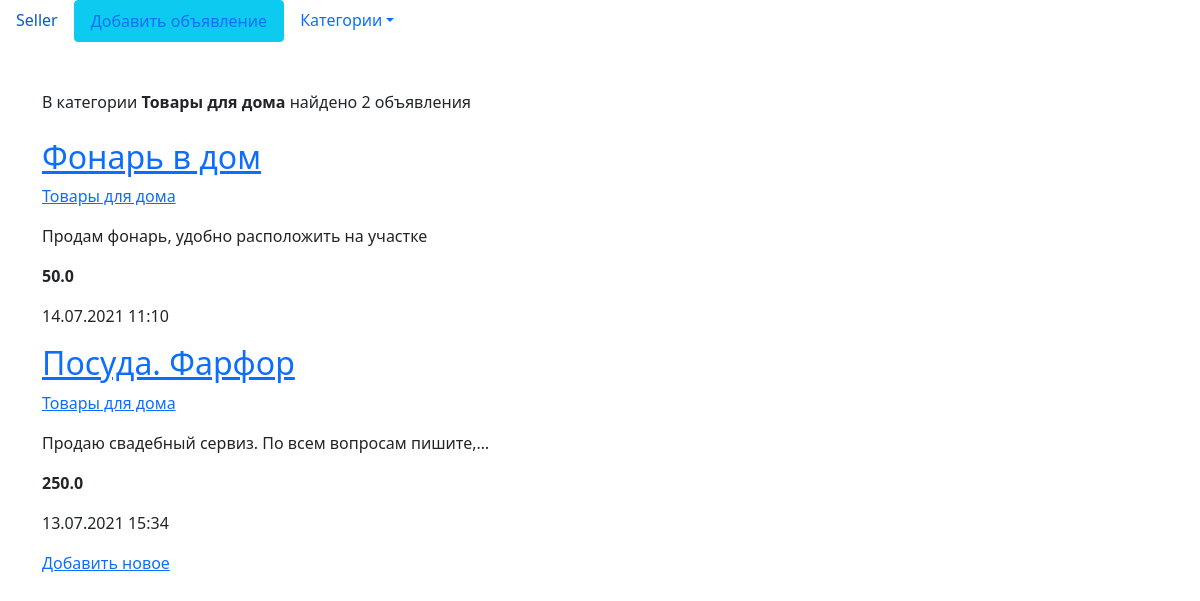
The app's page /5/ with its own data.
### bboard/models.py (models this page shows)
class Rubric(models.Model):
    name = models.CharField(max_length=40, db_index=True, verbose_name='Название')
    def __str__(self):
        return self.name
    class Meta:
        verbose_name = 'Рубрика'
        verbose_name_plural = 'Рубрики'
        ordering = ['name']

class Bb(models.Model):
    title = models.CharField(max_length=50, verbose_name='Заголовок')
    rubric = models.ForeignKey('Rubric', null=True, on_delete=models.PROTECT, verbose_name='Рубрика')
    description = models.TextField(null=True, blank=True, verbose_name='Описание')
    price = models.FloatField(null=True, blank=True, verbose_name='Цена')
    date = models.DateTimeField(auto_now_add=True, db_index=True, verbose_name='Дата публикации')
    class CITIES(models.TextChoices):
        KYIV = 'kyi', 'Киев'
        ODESSA = 'ode', 'Одесса'
        DNIPRO = 'dni', 'Днепр'
        __empty__ = '---------'
    city = models.CharField(max_length=3, choices=CITIES.choices)
    class Meta:
        verbose_name = 'Объявление'
        verbose_name_plural = 'Объявления'
        ordering = ['-date']
        unique_together = (('title', 'date'),
                           ('title', 'rubric', 'date'))

### bboard/views.py (the view)
# urls.py: path('<int:rubric_id>/', views.byRubricView.as_view(), name='rubric'),
class byRubricView(TemplateView):
    template_name = 'bboard/by_rubric.html'
    def get_context_data(self, **kwargs):
        context = super().get_context_data(**kwargs)
        context['items'] = Bb.objects.filter(rubric=context['rubric_id'])
        context['rubrics'] = Rubric.objects.all()
        context['current_rubric'] = Rubric.objects.get(pk=context['rubric_id'])
        check_word = int(str(len(context['items']))[0])
        if check_word == 1:
            check_word = 'объявление'
        elif check_word in [2, 3, 4]:
            check_word = 'объявления'
        else:
            check_word = 'объявлений'
        context['posts'] = check_word
        return context

### bboard/templates/bboard/by_rubric.html (shortened to what this page needs)
{% extends 'bboard/base.html' %}
{% block content %}
    {% with counter=items.count %}
        В категории <strong>{{ current_rubric }}</strong>
        найдено {{ counter }} {{ posts }}
    <br><br>
    {% endwith %}
    {% for item in items %}
        <h2><a href="{% url 'detail' pk=item.pk %}">{{ item.title }}</a></h2>
        <p><a href="{% url 'rubric' item.rubric.pk %}">{{ item.rubric }}</a></p>
        <p>{{ item.description|truncatechars:'50' }}</p>
        <p><strong>{{ item.price }}</strong></p>
        <p>{{ item.date|date:"d.m.Y H:i" }}</p>
    {% empty %}
        <h1>В категории <em>{{ current_rubric }}</em> пока еще нет постов...</h1>
    {% endfor %}
    <a href="{% url 'add' %}">Добавить новое</a>
{% endblock %}

### records on screen
Rubric: name "Товары для дома"
Bb: title "Фонарь в дом", rubric "Товары для дома", description "Продам фонарь, удобно расположить на участке", price "50.0", date "14.07.2021 11:10"
Bb: title "Посуда. Фарфор", rubric "Товары для дома", description "Продаю свадебный сервиз. По всем вопросам пишите,…", price "250.0", date "13.07.2021 15:34"

### other values on screen
{{ counter }} "2"
{{ posts }} "объявления"
